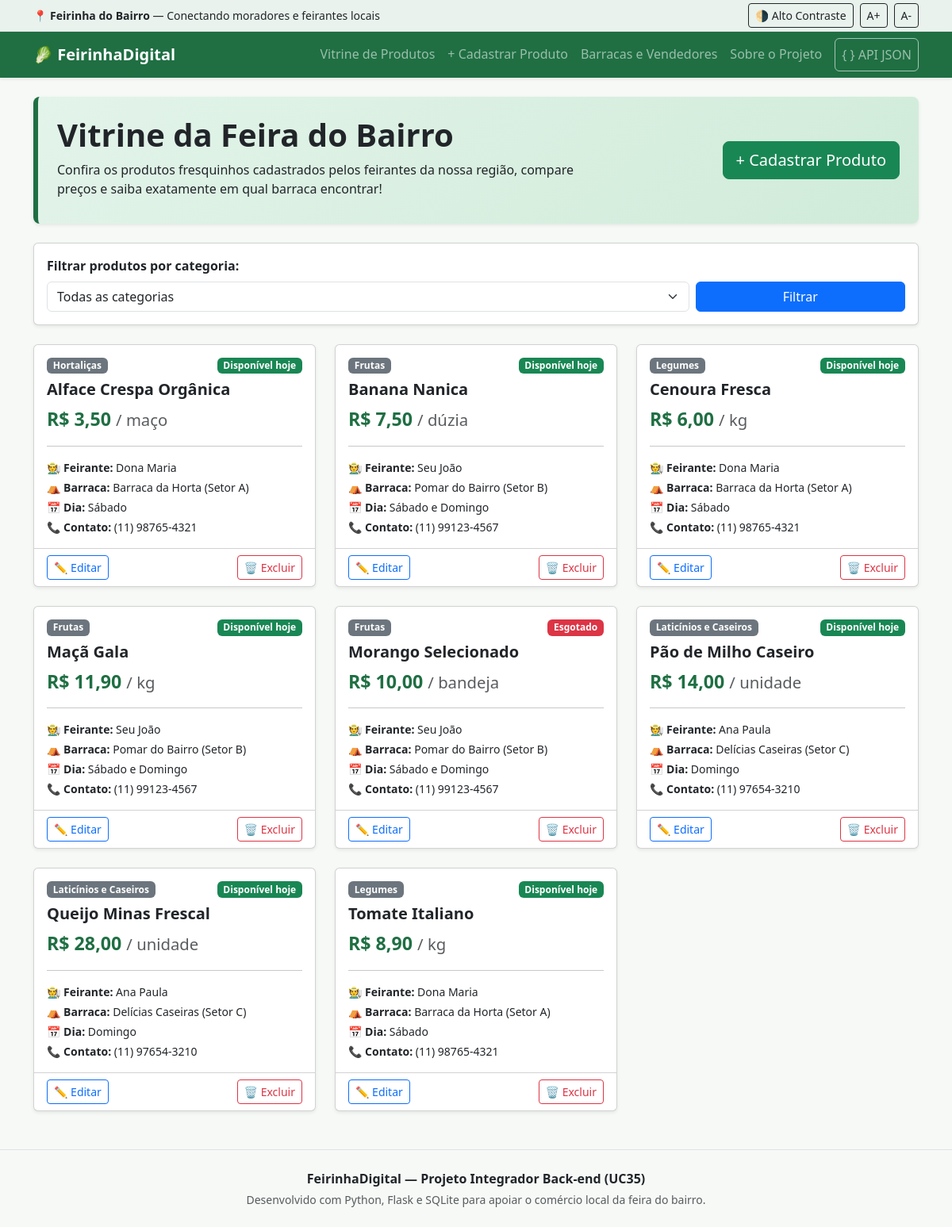
The page / on the database its author committed.
### tables this page shows
CREATE TABLE produtos (
        id INTEGER PRIMARY KEY AUTOINCREMENT,
        nome TEXT NOT NULL,
        categoria TEXT NOT NULL,
        preco REAL NOT NULL,
        unidade TEXT NOT NULL,
        disponivel INTEGER NOT NULL DEFAULT 1,
        vendedor_id INTEGER NOT NULL,
        FOREIGN KEY (vendedor_id) REFERENCES vendedores (id) ON DELETE CASCADE
    );

CREATE TABLE vendedores (
        id INTEGER PRIMARY KEY AUTOINCREMENT,
        nome TEXT NOT NULL,
        barraca TEXT NOT NULL,
        telefone TEXT NOT NULL,
        dia_feira TEXT NOT NULL
    );

### app.py (the view)
@app.route("/")
def index():
    categoria_filtro = request.args.get("categoria", "")
    conexao = conectar_banco()
    cursor = conexao.cursor()
    if categoria_filtro:
        cursor.execute(
            """
            SELECT produtos.*, vendedores.nome AS vendedor_nome,
                   vendedores.barraca AS vendedor_barraca,
                   vendedores.telefone AS vendedor_telefone,
                   vendedores.dia_feira AS vendedor_dia
            FROM produtos
            INNER JOIN vendedores ON produtos.vendedor_id = vendedores.id
            WHERE produtos.categoria = ?
            ORDER BY produtos.nome
            """,
            (categoria_filtro,),
        )
    else:
        cursor.execute(
            """
            SELECT produtos.*, vendedores.nome AS vendedor_nome,
                   vendedores.barraca AS vendedor_barraca,
                   vendedores.telefone AS vendedor_telefone,
                   vendedores.dia_feira AS vendedor_dia
            FROM produtos
            INNER JOIN vendedores ON produtos.vendedor_id = vendedores.id
            ORDER BY produtos.nome
            """
        )
    produtos = cursor.fetchall()
    conexao.close()
    categorias = ["Frutas", "Legumes", "Hortaliças", "Laticínios e Caseiros", "Outros"]
    return render_template(
        "index.html",
        produtos=produtos,
        categorias=categorias,
        categoria_selecionada=categoria_filtro,
    )

### app.py (called while the page is built)
def conectar_banco():
    conexao = sqlite3.connect(BANCO)
    conexao.row_factory = sqlite3.Row
    conexao.execute("PRAGMA foreign_keys = ON")
    return conexao

### templates/index.html (shortened to what this page needs)
{% extends "base.html" %}
{% block conteudo %}
<div class="p-4 mb-4 rounded-3 banner-feira shadow-sm">
    <div class="row align-items-center">
        <div class="col-md-8">
            <h1 class="display-6 fw-bold">Vitrine da Feira do Bairro</h1>
            <p class="mb-2">
                Confira os produtos fresquinhos cadastrados pelos feirantes da nossa região, compare preços e saiba exatamente em qual barraca encontrar!
            </p>
        </div>
        <div class="col-md-4 text-md-end mt-3 mt-md-0">
            <a href="{{ url_for('novo_produto') }}" class="btn btn-success btn-lg">
                + Cadastrar Produto
            </a>
        </div>
    </div>
</div>
<div class="card mb-4 shadow-sm">
    <div class="card-body">
        <form method="GET" action="{{ url_for('index') }}" class="row g-2 align-items-end">
            <div class="col-sm-8 col-md-9">
                <label for="categoria" class="form-label fw-bold">Filtrar produtos por categoria:</label>
                <select name="categoria" id="categoria" class="form-select">
                    <option value="">Todas as categorias</option>
                </select>
            </div>
            <div class="col-sm-4 col-md-3 d-flex gap-2">
                <button type="submit" class="btn btn-primary w-100">Filtrar</button>
            </div>
        </form>
    </div>
</div>
{% if produtos %}
    <div class="row row-cols-1 row-cols-md-2 row-cols-lg-3 g-4">
        {% for produto in produtos %}
            <div class="col">
                <div class="card h-100 shadow-sm card-produto">
                    <div class="card-body">
                        <div class="d-flex justify-content-between align-items-start mb-2">
                            <span class="badge bg-secondary">{{ produto.categoria }}</span>
                            {% if produto.disponivel %}
                                <span class="badge bg-success">Disponível hoje</span>
                            {% else %}
                                <span class="badge bg-danger">Esgotado</span>
                            {% endif %}
                        </div>
                        <h2 class="h5 card-title fw-bold">{{ produto.nome }}</h2>
                        <p class="preco-destaque mb-3">
                            R$ {{ "%.2f"|format(produto.preco)|replace('.', ',') }}
                            <small class="text-muted fw-normal">/ {{ produto.unidade }}</small>
                        </p>
                        <hr>
                        <div class="small">
                            <p class="mb-1"><strong>🧑‍🌾 Feirante:</strong> {{ produto.vendedor_nome }}</p>
                            <p class="mb-1"><strong>⛺ Barraca:</strong> {{ produto.vendedor_barraca }}</p>
                            <p class="mb-1"><strong>📅 Dia:</strong> {{ produto.vendedor_dia }}</p>
                            <p class="mb-0"><strong>📞 Contato:</strong> {{ produto.vendedor_telefone }}</p>
                        </div>
                    </div>
                    <div class="card-footer bg-transparent d-flex justify-content-between">
                        <a href="{{ url_for('editar_produto', id=produto.id) }}" class="btn btn-sm btn-outline-primary">
                            ✏️ Editar
                        </a>
                        <form action="{{ url_for('excluir_produto', id=produto.id) }}" method="POST" onsubmit="return confirm('Deseja realmente excluir este produto?');">
                            <button type="submit" class="btn btn-sm btn-outline-danger">
                                🗑️ Excluir
                            </button>
                        </form>
                    </div>
                </div>
            </div>
        {% endfor %}
    </div>
{% else %}
    <div class="alert alert-info text-center p-4">
        <p class="mb-2">Nenhum produto encontrado para esta categoria.</p>
        <a href="{{ url_for('novo_produto') }}" class="btn btn-success">Cadastrar primeiro produto</a>
    </div>
{% endif %}
{% endblock %}

### templates/base.html (shortened to what this page needs)
<!DOCTYPE html>
<html lang="pt-BR">
<head>
    <link href="https://cdn.jsdelivr.net/npm/bootstrap@5.3.3/dist/css/bootstrap.min.css" rel="stylesheet">
    <link rel="stylesheet" href="{{ url_for('static', filename='style.css') }}">
</head>
<body>
    <div class="barra-acessibilidade py-1 px-3 border-bottom" role="region" aria-label="Opções de acessibilidade">
        <div class="container d-flex justify-content-between align-items-center flex-wrap gap-2">
            <span class="small">📍 <strong>Feirinha do Bairro</strong> — Conectando moradores e feirantes locais</span>
            <div class="d-flex gap-2 align-items-center">
                <button type="button" id="btn-contraste" class="btn btn-sm btn-outline-dark" aria-pressed="false" title="Ativar ou desativar modo de Alto Contraste">
                    🌗 Alto Contraste
                </button>
                <button type="button" id="btn-aumentar-fonte" class="btn btn-sm btn-outline-dark" title="Aumentar tamanho da letra" aria-label="Aumentar tamanho da fonte">
                    A+
                </button>
                <button type="button" id="btn-diminuir-fonte" class="btn btn-sm btn-outline-dark" title="Diminuir tamanho da letra" aria-label="Diminuir tamanho da fonte">
                    A-
                </button>
            </div>
        </div>
    </div>
    <nav class="navbar navbar-expand-lg navbar-dark bg-feira shadow-sm" aria-label="Navegação principal">
        <div class="container">
            <a class="navbar-brand fw-bold" href="{{ url_for('index') }}">
                🥬 FeirinhaDigital
            </a>
            <div class="collapse navbar-collapse" id="menuNavegacao">
                <ul class="navbar-nav ms-auto mb-2 mb-lg-0">
                    <li class="nav-item">
                        <a class="nav-link" href="{{ url_for('index') }}">Vitrine de Produtos</a>
                    </li>
                    <li class="nav-item">
                        <a class="nav-link" href="{{ url_for('novo_produto') }}">+ Cadastrar Produto</a>
                    </li>
                    <li class="nav-item">
                        <a class="nav-link" href="{{ url_for('vendedores') }}">Barracas e Vendedores</a>
                    </li>
                    <li class="nav-item">
                        <a class="nav-link" href="{{ url_for('sobre') }}">Sobre o Projeto</a>
                    </li>
                    <li class="nav-item">
                        <a class="nav-link badge-api ms-lg-2" href="{{ url_for('api_produtos') }}" target="_blank">
                            { } API JSON
                        </a>
                    </li>
                </ul>
            </div>
        </div>
    </nav>
    <main id="conteudo-principal" class="container my-4">
        {% block conteudo %}{% endblock %}
    </main>
    <footer class="rodape mt-5 py-4 border-top text-center">
        <div class="container">
            <p class="mb-1 fw-bold">FeirinhaDigital — Projeto Integrador Back-end (UC35)</p>
            <p class="small text-muted mb-0">
                Desenvolvido com Python, Flask e SQLite para apoiar o comércio local da feira do bairro.
            </p>
        </div>
    </footer>
</body>
</html>

### static/style.css (style rules this page uses)
body { background-color: #f6f9f6; color: #212529; font-family: system-ui, -apple-system, "Segoe UI", Roboto, sans-serif; }
.bg-feira { background-color: #1f6f43 !important; }
.barra-acessibilidade { background-color: #e9f2ec; }
.banner-feira { background: linear-gradient(135deg, #e3f4ea 0%, #d0ebd9 100%); border-left: 6px solid #1f6f43; }
.preco-destaque { font-size: 1.45rem; font-weight: 700; color: #1f6f43; }
.card-produto { transition: transform 0.15s ease-in-out; }
.badge-api { border: 1px solid rgba(255, 255, 255, 0.6); border-radius: 6px; }

### rows shown on the page
produtos: categoria "Hortaliças", disponivel "Disponível hoje", nome "Alface Crespa Orgânica", preco "3,50", unidade "maço", vendedor_nome "Dona Maria", vendedor_barraca "Barraca da Horta (Setor A)", vendedor_dia "Sábado", vendedor_telefone "(11) 98765-4321"
produtos: categoria "Frutas", disponivel "Disponível hoje", nome "Banana Nanica", preco "7,50", unidade "dúzia", vendedor_nome "Seu João", vendedor_barraca "Pomar do Bairro (Setor B)", vendedor_dia "Sábado e Domingo", vendedor_telefone "(11) 99123-4567"
produtos: categoria "Legumes", disponivel "Disponível hoje", nome "Cenoura Fresca", preco "6,00", unidade "kg", vendedor_nome "Dona Maria", vendedor_barraca "Barraca da Horta (Setor A)", vendedor_dia "Sábado", vendedor_telefone "(11) 98765-4321"
produtos: categoria "Frutas", disponivel "Disponível hoje", nome "Maçã Gala", preco "11,90", unidade "kg", vendedor_nome "Seu João", vendedor_barraca "Pomar do Bairro (Setor B)", vendedor_dia "Sábado e Domingo", vendedor_telefone "(11) 99123-4567"
produtos: categoria "Frutas", disponivel "Esgotado", nome "Morango Selecionado", preco "10,00", unidade "bandeja", vendedor_nome "Seu João", vendedor_barraca "Pomar do Bairro (Setor B)", vendedor_dia "Sábado e Domingo", vendedor_telefone "(11) 99123-4567"
produtos: categoria "Laticínios e Caseiros", disponivel "Disponível hoje", nome "Pão de Milho Caseiro", preco "14,00", unidade "unidade", vendedor_nome "Ana Paula", vendedor_barraca "Delícias Caseiras (Setor C)", vendedor_dia "Domingo", vendedor_telefone "(11) 97654-3210"
produtos: categoria "Laticínios e Caseiros", disponivel "Disponível hoje", nome "Queijo Minas Frescal", preco "28,00", unidade "unidade", vendedor_nome "Ana Paula", vendedor_barraca "Delícias Caseiras (Setor C)", vendedor_dia "Domingo", vendedor_telefone "(11) 97654-3210"
produtos: categoria "Legumes", disponivel "Disponível hoje", nome "Tomate Italiano", preco "8,90", unidade "kg", vendedor_nome "Dona Maria", vendedor_barraca "Barraca da Horta (Setor A)", vendedor_dia "Sábado", vendedor_telefone "(11) 98765-4321"
